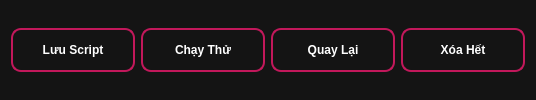
            <widget class="QWidget" name="widget_6" native="true">
             <property name="styleSheet">
              <string notr="true">QWidget {
    background-color: rgb(20, 20, 20); /* Tối hơn để phù hợp với chủ đề tối */
    border-radius: 15px;
    font: 8pt &quot;MS Reference Sans Serif&quot;;
}

QPushButton {
    border-radius: 10px;
    border: 2px solid #c2185b; /* Màu viền đỏ hồng đậm */
    background: linear-gradient(145deg, #ff4081, #c2185b); /* Gradient từ hồng nhạt đến đỏ đậm */
    color: #ffffff; /* Màu chữ trắng để dễ đọc */
    height: 40px;
    width: 120px;
    text-align: center; /* Sửa chính tả từ text-algin thành text-align */
    font-weight: bold; /* Chữ đậm để tạo ấn tượng */
    box-shadow: 4px 4px 8px rgba(0, 0, 0, 0.3); /* Đổ bóng cho nút bấm */
}

QPushButton:hover {
    border: 2px solid #f50057; /* Màu viền hồng sáng hơn khi hover */
    background:rgb(255, 229, 241);
    color: rgb(80, 85, 255);
    box-shadow: 4px 4px 12px rgba(0, 0, 0, 0.4); /* Đổ bóng nổi bật hơn khi hover */
}

QPushButton:pressed {
    background: linear-gradient(145deg, #d81b60, #c2185b); /* Gradient tối hơn khi nhấn */
    border: 2px solid #b71c1c; /* Màu viền đỏ đậm hơn khi nhấn */
    box-shadow: inset 4px 4px 8px rgba(0, 0, 0, 0.5); /* Hiệu ứng đổ bóng lõm khi nhấn */
}
</string>
             </property>
             <layout class="QGridLayout" name="gridLayout_14">
              <item row="0" column="1">
               <widget class="QPushButton" name="pushButton_22">
                <property name="cursor">
                 <cursorShape>PointingHandCursor</cursorShape>
                </property>
                <property name="text">
                 <string>Chạy Thử</string>
                </property>
                <property name="icon">
                 <iconset>
                  <normaloff>img/run_test.svg</normaloff>img/run_test.svg</iconset>
                </property>
                <property name="iconSize">
                 <size>
                  <width>30</width>
                  <height>30</height>
                 </size>
                </property>
               </widget>
              </item>
              <item row="0" column="3">
               <widget class="QPushButton" name="pushButton_23">
                <property name="cursor">
                 <cursorShape>PointingHandCursor</cursorShape>
                </property>
                <property name="text">
                 <string>Quay Lại</string>
                </property>
                <property name="icon">
                 <iconset>
                  <normaloff>img/back.svg</normaloff>img/back.svg</iconset>
                </property>
                <property name="iconSize">
                 <size>
                  <width>30</width>
                  <height>30</height>
                 </size>
                </property>
               </widget>
              </item>
              <item row="0" column="5">
               <widget class="QPushButton" name="pushButton_25">
                <property name="cursor">
                 <cursorShape>PointingHandCursor</cursorShape>
                </property>
                <property name="layoutDirection">
                 <enum>Qt::LeftToRight</enum>
                </property>
                <property name="text">
                 <string>Xóa Hết</string>
                </property>
                <property name="icon">
                 <iconset>
                  <normaloff>img/delete.svg</normaloff>img/delete.svg</iconset>
                </property>
                <property name="iconSize">
                 <size>
                  <width>30</width>
                  <height>30</height>
                 </size>
                </property>
               </widget>
              </item>
              <item row="0" column="0">
               <widget class="QPushButton" name="pushButton_24">
                <property name="cursor">
                 <cursorShape>PointingHandCursor</cursorShape>
                </property>
                <property name="text">
                 <string>Lưu Script</string>
                </property>
                <property name="icon">
                 <iconset>
                  <normaloff>img/save.svg</normaloff>img/save.svg</iconset>
                </property>
                <property name="iconSize">
                 <size>
                  <width>30</width>
                  <height>30</height>
                 </size>
                </property>
               </widget>
              </item>
             </layout>
            </widget>
